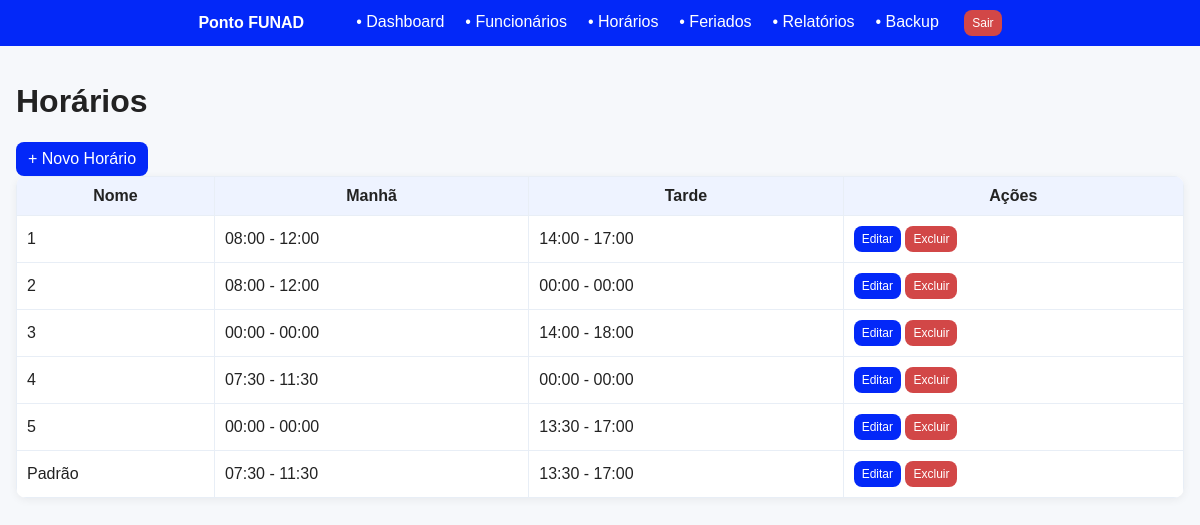
The app's page /horarios (signed in) with its own data.
### app.py (models this page shows)
class Schedule(db.Model):
    id = db.Column(db.Integer, primary_key=True)
    nome = db.Column(db.String(120), nullable=False)
    entrada_manha = db.Column(db.String(5), default="08:00")
    saida_manha = db.Column(db.String(5), default="12:00")
    entrada_tarde = db.Column(db.String(5), default="14:00")
    saida_tarde = db.Column(db.String(5), default="18:00")

### app.py (the view)
@app.route("/horarios")
@login_required
def horarios():
    hs = Schedule.query.order_by(Schedule.nome.asc()).all(); return render_template("horarios.html", horarios=hs)

### app.py (called while the page is built)
@login_manager.user_loader
def load_user(user_id): return User.query.get(int(user_id))

@app.before_request
def make_session_non_permanent():
    session.permanent = False

### templates/horarios.html
{% extends 'base.html' %}
{% block content %}
<h1>Horários</h1>
<a class="btn" href="{{ url_for('horario_novo') }}">+ Novo Horário</a>
<table class="table">
  <thead><tr><th>Nome</th><th>Manhã</th><th>Tarde</th><th>Ações</th></tr></thead>
  <tbody>
  {% for h in horarios %}
    <tr>
      <td>{{ h.nome }}</td>
      <td>{{ h.entrada_manha }} - {{ h.saida_manha }}</td>
      <td>{{ h.entrada_tarde }} - {{ h.saida_tarde }}</td>
      <td>
        <a class="btn small" href="{{ url_for('horario_editar', sid=h.id) }}">Editar</a>
        <form action="{{ url_for('horario_excluir', sid=h.id) }}" method="post" style="display:inline" onsubmit="return confirm('Excluir horário?')">
          <button class="btn danger small" type="submit">Excluir</button>
        </form>
      </td>
    </tr>
  {% endfor %}
  </tbody>
</table>
{% endblock %}

### templates/base.html (shortened to what this page needs)
<!doctype html>
<html lang="pt-br">
<head>
  <link rel="stylesheet" href="{{ url_for('static', filename='style.css') }}">
</head>
<body>
  <nav class="topbar">
    <div class="brand">Ponto FUNAD &nbsp;&nbsp;&nbsp;&nbsp;&nbsp;&nbsp;&nbsp;&nbsp;</div>
    <div class="navlinks">
      {% if current_user.is_authenticated %}
        <a href="{{ url_for('dashboard') }}">• Dashboard&nbsp;</a>
        <a href="{{ url_for('funcionarios') }}">• Funcionários&nbsp;</a>
        <a href="{{ url_for('horarios') }}">• Horários&nbsp;</a>
        <a href="{{ url_for('feriados') }}">• Feriados&nbsp;</a>
        <a href="{{ url_for('relatorios') }}">• Relatórios&nbsp;</a>
        <a href="{{ url_for('backup_page') }}">• Backup&nbsp;&nbsp;</a>
        <a class="btn danger small" href="{{ url_for('logout') }}">Sair</a>
      {% endif %}
    </div>
  </nav>
  <main class="container">
    {% block content %}{% endblock %}
  </main>
</body>
</html>

### static/style.css (style rules this page uses)
* { box-sizing:border-box }
body { font-family:Arial,Helvetica,sans-serif;margin:0;background:#f6f8fb;color:#222 }
.topbar { background: #0328f8; color: #ffffff; padding: 10px 16px; display: flex; align-items: center; justify-content: center; position: sticky; top: 0; z-index: 10 }
.topbar a { color:#ffffff;margin-left:12px;text-decoration:none }
.topbar .brand { font-weight:bold }
.container { padding:16px }
.table { width:100%;border-collapse:collapse;background:#ffffff;border-radius:10px;overflow:hidden;box-shadow:0 2px 8px rgba(0,0,0,.06) }
.table th,.table td { padding:10px;border:1px solid #e8eef6 }
.table thead { background:#eef3ff }
.btn { background:#0328f8;color:#ffffff;border:none;padding:8px 12px;border-radius:8px;text-decoration:none;cursor:pointer;display:inline-block }
.btn.small { padding:6px 8px;font-size:12px }
.btn.danger { background:#d24747 }

### records on screen
Schedule: nome "1", entrada_manha "08:00", saida_manha "12:00", entrada_tarde "14:00", saida_tarde "17:00"
Schedule: nome "2", entrada_manha "08:00", saida_manha "12:00", entrada_tarde "00:00", saida_tarde "00:00"
Schedule: nome "3", entrada_manha "00:00", saida_manha "00:00", entrada_tarde "14:00", saida_tarde "18:00"
Schedule: nome "4", entrada_manha "07:30", saida_manha "11:30", entrada_tarde "00:00", saida_tarde "00:00"
Schedule: nome "5", entrada_manha "00:00", saida_manha "00:00", entrada_tarde "13:30", saida_tarde "17:00"
Schedule: nome "Padrão", entrada_manha "07:30", saida_manha "11:30", entrada_tarde "13:30", saida_tarde "17:00"
